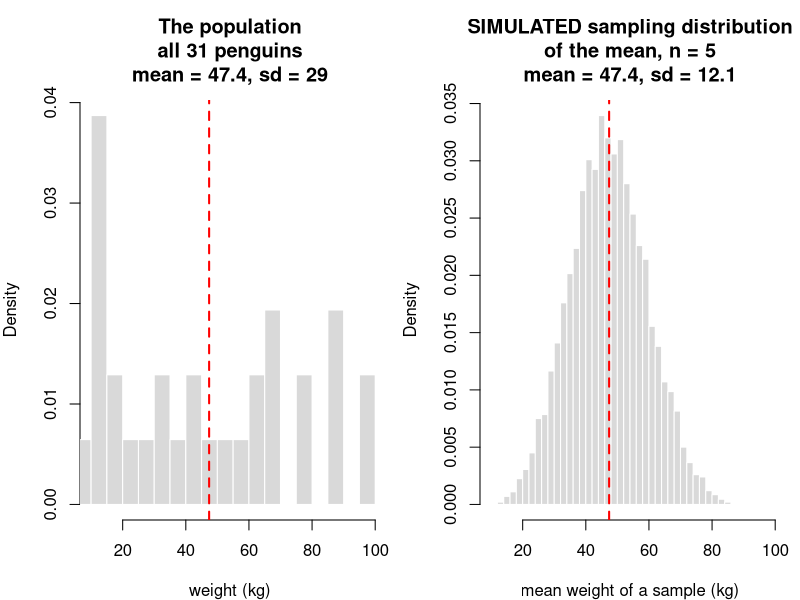

Reproduce this figure in R.
# A population of 31 penguins.  We weigh 5 of them and take the mean.
#
# That mean is a statistic: one number, calculated from one sample.  Run the
# script twice and it comes out different, because a different 5 penguins got
# caught.  The question of this section is how that number moves around, so we
# do the whole thing thousands of times and look at the answers we get.
#
# The result is NOT the distribution of penguin weights.  It is the
# distribution of the MEAN of 5 penguin weights -- the sampling distribution.


# The whole population.  In real life we never have this; here we do, so we
# can check the answer against the truth.
population <- c(12, 34, 69, 36, 13, 47, 98, 12, 18, 87, 65,
                42, 98, 76, 34, 18, 10, 89, 90, 78, 65, 53,
                27, 57, 69, 23, 44, 12, 67, 11, 15)

n <- 5              # how many penguins we catch in one sample
repeats <- 10000    # how many times we repeat the whole exercise

# 0 = catch 5 different penguins.  This is what you would actually dNexo, and
#     there really are only 31 birds out there.
# 1 = throw each penguin back before catching the next one, so the same bird
#     can turn up twice.  This pretends the colony is endless.  We come back
#     to it when we work the sampling distribution out on paper instead of
#     by simulation.
with_replacement <- 0

N <- length(population)

# ----------------------------------------------------------------------
# The population parameters.  These are fixed facts about the 31 penguins --
# they do not depend on which ones we happen to catch.
#
# Note the divisor: this is the spread of the population itself, so we divide
# by N.  (R's sd() divides by N-1, because it is built to ESTIMATE the
# population spread from a sample, which is a different job.)
# ----------------------------------------------------------------------
pop_mean <- mean(population)
pop_sd <- sqrt(mean((population - pop_mean)^2))

cat("The population:", N, "penguins\n")
cat("  mean =", round(pop_mean, 2), "kg   sd =", round(pop_sd, 2), "kg\n\n")

# ----------------------------------------------------------------------
# One sample.  This is all a real study ever gets to see.
# ----------------------------------------------------------------------
one_sample <- sample(population, size = n, replace = with_replacement == 1)

cat("One sample of", n, "penguins:", paste(one_sample, collapse = ", "), "\n")
cat("  mean =", round(mean(one_sample), 2), "kg\n")
cat("  If we went out and caught 5 more, would we get this number again?\n\n")

# ----------------------------------------------------------------------
# So do it again.  And again.  Each pass through the loop is one imaginary
# research group going out, catching 5 penguins, and reporting a mean.
# ----------------------------------------------------------------------
show <- 14          # how many of the repeats to print

means <- rep(NA, repeats)
kept <- list()      # the first few samples, kept so we can look at them
for (i in 1:repeats)
{
  a_sample <- sample(population, size = n, replace = with_replacement == 1)
  means[i] <- mean(a_sample)
  if (i <= show) {kept[[i]] <- a_sample}
}

# The first few, laid out the way the slides do it.
cat("The first", show, "of", repeats, "repeats:\n")
for (i in 1:show)
{
  cat(sprintf("  %-22s --> %5.1f\n",
              paste(kept[[i]], collapse = ", "), means[i]))
}
cat("  And many, many more...\n\n")

# ----------------------------------------------------------------------
# What came out.
#
# The means cluster on the population mean and they are far less spread out
# than the penguins are.  That second part is the whole point: averaging 5
# penguins cancels the light ones against the heavy ones.
#
# The spread of a sampling distribution has its own name -- the standard
# error -- and for the mean we can predict it without simulating anything.
# ----------------------------------------------------------------------
if (with_replacement)
{
  # The colony is being treated as endless, so every catch is independent of
  # the ones before it and the spread of the means is just sd / sqrt(n).
  expected_se <- pop_sd / sqrt(n)
  se_formula <- "sd / sqrt(n)"
} else {
  # We are catching 5 DIFFERENT penguins out of only 31.  Landing the 98 kg
  # bird takes it out of the pool, so the four catches that follow come from
  # a colony that is now lighter: the sample partly corrects itself, extreme
  # samples get rarer, and the means come out tighter than sd / sqrt(n).
  #
  # The (N-n)/(N-1) term is what accounts for that.  Sample every bird
  # (n = N) and it goes to zero -- weigh all 31 and the mean IS the
  # population mean, with nothing left to vary.  Make the colony large next
  # to the sample and it goes to one, which is the case above.
  expected_se <- (pop_sd / sqrt(n)) * sqrt((N - n) / (N - 1))
  se_formula <- "sd / sqrt(n) * sqrt((N-n)/(N-1))"
}

cat("The SIMULATED sampling distribution of the mean, from", repeats, "repeats:\n")
cat("  mean of the means =", round(mean(means), 2),
    "kg   (population mean =", round(pop_mean, 2), "kg)\n")
cat("  sd of the means   =", round(sd(means), 2), "kg\n")
cat("  predicted by", se_formula, "=", round(expected_se, 2), "kg\n\n")
cat("  The penguins are spread over", round(pop_sd, 1),
    "kg; the means over only", round(sd(means), 1), "kg.\n")

# ----------------------------------------------------------------------
# Both distributions, side by side and on the same axis, because the
# comparison is the lesson.  Left: how heavy penguins are.  Right: how heavy
# the mean of 5 penguins is.  Same population, different question.
# ----------------------------------------------------------------------
par(mfrow = c(1, 2), mar = c(4, 4, 5, 1))

limits <- range(population)

hist(population, breaks = seq(0, 100, by = 5), xlim = limits, freq = FALSE,
     col = "grey85", border = "white",
     xlab = "weight (kg)",
     main = paste0("The population\nall ", N, " penguins\n",
                   "mean = ", round(pop_mean, 1), ", sd = ", round(pop_sd, 1)))
abline(v = pop_mean, col = "red", lwd = 2, lty = 2)

hist(means, breaks = 30, xlim = limits, freq = FALSE,
     col = "grey85", border = "white",
     xlab = "mean weight of a sample (kg)",
     main = paste0("SIMULATED sampling distribution\nof the mean, n = ", n,
                   "\nmean = ", round(mean(means), 1),
                   ", sd = ", round(sd(means), 1)))
abline(v = pop_mean, col = "red", lwd = 2, lty = 2)

cat("\nTry n <- 10, or n <- 20, and watch the right-hand plot tighten.\n")
cat("Try n <- 31 -- catch every penguin, and there is nothing left to vary.\n")
